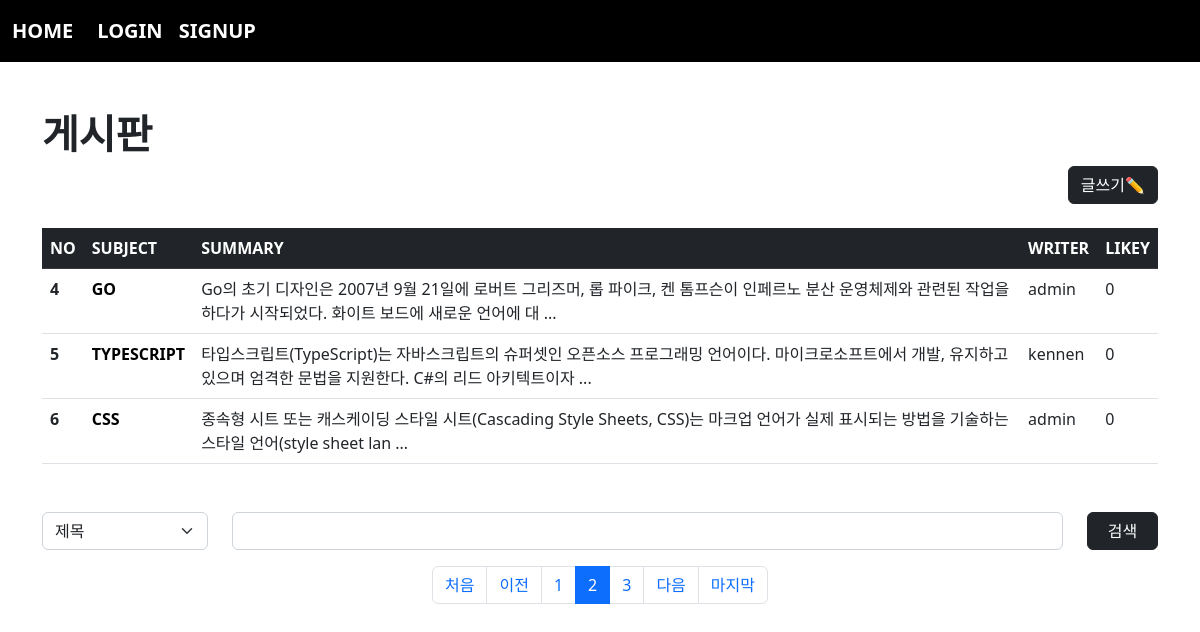
The app's page /board/index/?page=2&kw=&cate= with its own data.
### board/models.py (models this page shows, shortened)
class Board(models.Model):
    subject = models.CharField(max_length=200)
    writer= models.ForeignKey(User, on_delete=models.CASCADE, related_name="writer")
    content = models.TextField(blank=True)
    likey = models.ManyToManyField(User, blank=True, related_name="likey")
    pubdate = models.DateTimeField(default=timezone.now())
    def summary(self):
        if len(self.content) > 100:
            return f"{self.content[:100]} ..."
        return self.content

### acc/models.py (models this page shows, shortened)
class User(AbstractUser):
    content = models.TextField(blank=True)
    point = models.IntegerField(default=0)
    pic = models.ImageField(upload_to="user/%y")

### board/views.py (the view)
# urls.py: path('index/', views.index, name="index"),
def index(request):
    pg = request.GET.get("page", 1)
    kw = request.GET.get("kw", "")
    cate = request.GET.get("cate","")
    if kw:
        if cate == "sub":
            b = Board.objects.filter(subject__startswith=kw)
        elif cate == "wri":
            from acc.models import User
            try:
                u = User.objects.get(username=kw)
                b = Board.objects.filter(writer=u)
            except:
                b = Board.objects.none()
        elif cate == "con":
            b = Board.objects.filter(content__contains=kw)
        else:
            b = Board.objects.none()
    else:
        b = Board.objects.all()
    pag = Paginator(b, 3)
    obj = pag.get_page(pg)
    context = {
        "bset" : obj,
        "kw" : kw,
        "cate" : cate,
    }
    return render(request, "board/index.html", context)

### templates/board/index.html (shortened to what this page needs)
{% extends 'base.html' %}
{% block con %}
    {% load mathfilters %}
    <h1><b>게시판</b></h1>
    <div class="text-end">
        <a href="{% url 'board:create' %}" class="btn btn-dark">글쓰기✏</a>
    </div>
    <table class="table mt-4 table-hover">
        <thead>
            <tr class="table-dark">
                <th scope="col">NO</th>
                <th scope="col">SUBJECT</th>
                <th scope="col">SUMMARY</th>
                <th scope="col">WRITER</th>
                <th scope="col">LIKEY</th>
            </tr>
        </thead>
        <tbody>
            {% if bset %}
                {% for i in bset %}
                    <tr>
                        <th scope="row">{{ bset.start_index|add:forloop.counter0 }}</th>
                        <td><a class="sub" href="{% url 'board:detail' i.id %}">{{ i.subject }}</a></td>
                        <td>{{ i.summary }}</td>
                        <td>{{ i.writer }}</td>
                        <td>0</td>
                    </tr>
                {% endfor %}
            {% endif %}
        </tbody>
    </table>
    <form>
        <div class="row mt-5">
            <div class="col-sm-2">
                <select name="cate" class="form-select">
                    <option value="sub" {% if cate == 'sub' %} selected {% endif %}>제목</option>
                </select>
            </div>
            <div class="col-sm-9">
                <input name="kw" value="{{kw}}" type="text" class="form-control">
            </div>
            <div class="col-sm-1">
                <button class="btn btn-dark" style="width: 100%;">검색</button>
            </div>
        </div>
    </form>
    <nav aria-label="Page navigation example" class="mt-3">
        <ul class="pagination justify-content-center">
            {% if bset.has_previous %}
                <li class="page-item"><a class="page-link" href="{% url 'board:index' %}?page=1&kw={{kw}}&cate={{cate}}">처음</a></li>
                <li class="page-item"><a class="page-link" href="{% url 'board:index' %}?page={{bset.previous_page_number}}&kw={{kw}}&cate={{cate}}">이전</a></li>
            {% else %}
                <li class="page-item disabled"><a class="page-link">처음</a></li>
                <li class="page-item disabled"><a class="page-link">이전</a></li>
            {% endif %}
            {% for i in bset.paginator.page_range %}
                {% if bset.number|add:5 >= i and i >= bset.number|sub:4 %}
                    <li class="page-item {% if bset.number == i %}active{% endif %}"><a class="page-link" href="{% url 'board:index' %}?page={{i}}&kw={{kw}}&cate={{cate}}">{{i}}</a></li>
                {% endif %}
            {% endfor %}
            {% if bset.has_next %}
                <li class="page-item"><a class="page-link" href="{% url 'board:index' %}?page={{bset.next_page_number}}&kw={{kw}}&cate={{cate}}">다음</a></li>
                <li class="page-item"><a class="page-link" href="{% url 'board:index' %}?page={{bset.paginator.num_pages}}&kw={{kw}}&cate={{cate}}">마지막</a></li>
            {% else %}
                <li class="page-item disabled"><a class="page-link">다음</a></li>
                <li class="page-item disabled"><a class="page-link">마지막</a></li>
            {% endif %}
        </ul>
    </nav>
{% endblock %}

### templates/board/index.html (style rules this page uses)
.sub { text-decoration: none; font-weight: bold; color : black; font-size: 16px; }

### records on screen
Board: start_index|add "4", subject "GO", summary "Go의 초기 디자인은 2007년 9월 21일에 로버트 그리즈머, 롭 파이크, 켄 톰프슨이 인페르노 분산 운영체제와 관련된 작업을 하다가 시작되었다. 화이트 보드에 새로운 언어에 대 ...", writer "admin"
Board: start_index|add "5", subject "TYPESCRIPT", summary "타입스크립트(TypeScript)는 자바스크립트의 슈퍼셋인 오픈소스 프로그래밍 언어이다. 마이크로소프트에서 개발, 유지하고 있으며 엄격한 문법을 지원한다. C#의 리드 아키텍트이자 ...", writer "kennen"
Board: start_index|add "6", subject "CSS", summary "종속형 시트 또는 캐스케이딩 스타일 시트(Cascading Style Sheets, CSS)는 마크업 언어가 실제 표시되는 방법을 기술하는 스타일 언어(style sheet lan ...", writer "admin"

### other values on screen
{{ i }} "1" "2" "3"
